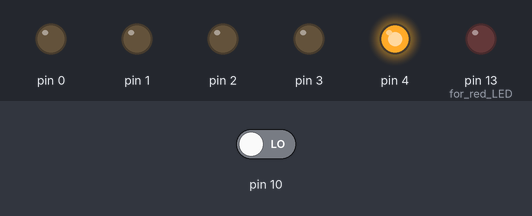
Simulated run of this sketch. Board: Arduino Uno, built with avr-gcc and run on an emulated ATmega328P. On the bench: output pins drawn as LEDs (lit = HIGH). Inputs (shaded band) come from the test bench; at power-on: pin 10 LOW.

Above: at 12.3 s.
12.4 s: pin 10 driven HIGH
At 14.3 s:
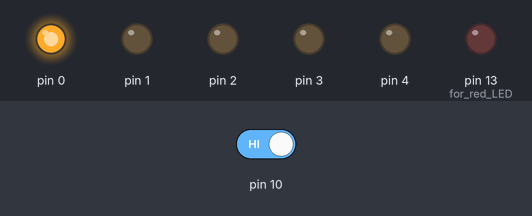
At 15.3 s:
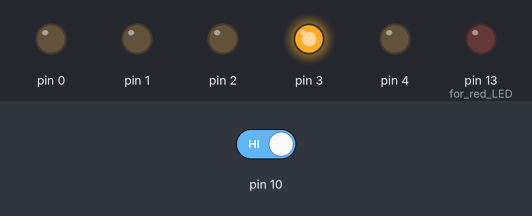
15.9 s: pin 10 driven LOW
At 19.5 s:
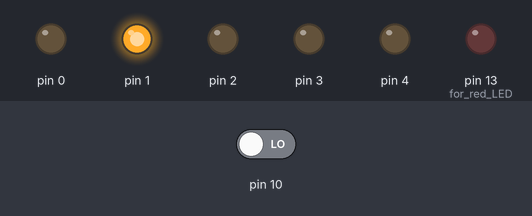
Timing chart, 0 to 56.8 s (numbered marks = the images above; inputs shaded):
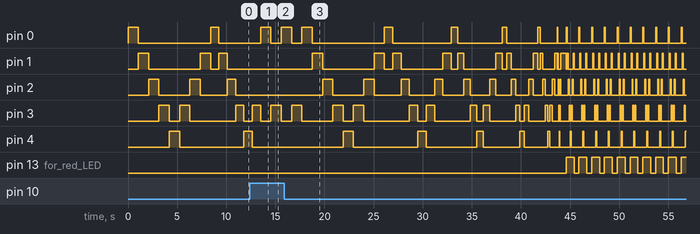

Measured:
- after the input at 12.4 s, pin 1: stays LOW (without the input it goes to HIGH after 2.0 s); pin 2: stays LOW (without the input it goes to HIGH after 1.1 s)
- after the input at 15.9 s, pin 1: LOW → HIGH after 2.9 s, → LOW 1.1 s later, → HIGH 5.3 s later, → LOW 1.1 s later, … (62 changes in this stretch); pin 2: LOW → HIGH after 3.9 s, → LOW 1.1 s later, → HIGH 3.2 s later, → LOW 1.1 s later, … (62 changes in this stretch)

The sketch:

sleepy-ai.ino
```cpp
int no_leds = 5;

bool reset = false;

void turn_off(int a){
  digitalWrite(a, LOW);
}

void check_reset(){
  if (digitalRead(10) == HIGH){
  	reset = true;
  }
}

void turn_on(int a){
  check_reset();
  for (int i = 0; i < no_leds; i++){
  	turn_off(i);
  }
  digitalWrite(a, HIGH);
}
void setup() {
  for(int i = 0; i< no_leds; i++){
  	pinMode(i, OUTPUT);
  }
  pinMode(13, OUTPUT); //for red LED
  pinMode(10, INPUT);
}

void loop() {
  for( int i = 1050; i >=0; i -= 200){
    if(reset){
      break;
    }
	one_iteration(i);
  }
  if(!reset){
 	 warning();
  }

  turn_on(0);
  turn_off(13);
  reset = false;

}

void warning(){
  for(int i =0; i = 3; i++){
    if(reset){
      break;
    }
  	turn_off(13);
    delay(500);
    turn_on(13);
	one_iteration(100);
    turn_off(1);
  }
}

void one_iteration(int time){
  for(int i = 0; i< no_leds; i++){
    turn_on(i);
    delay(time);
    if(reset){
      break;
    }
  }
  for(int i = no_leds-2; i>0; i--){
    turn_on(i);
    delay(time);
    if(reset){
      break;
    }
  }

}
```
